Frame 1 (no input): blank canvas, image omitted
Frame 60 (the mouse pressed at the canvas centre just before this capture): blank canvas, image omitted
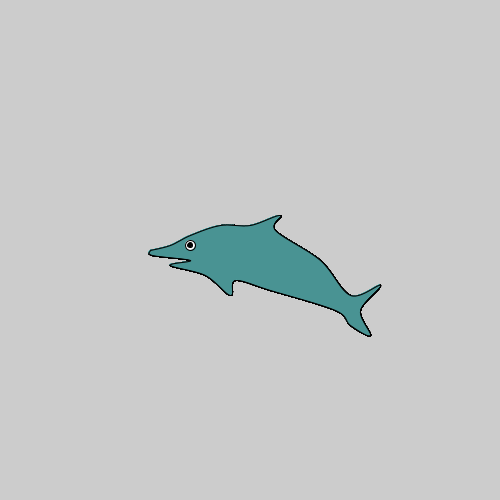
Frame 120 (the mouse held since frame 60 and released just before this capture)

The Processing sketch whose frames 1 and 60 were blank and that drew this single picture after the mouse press (run headless with seeded random() and noise(); from frame 60 on, the mouse is pressed at the canvas centre):

// Processing sketch: processing_37568
// ── processing_37568.pde

void setup() {
  size (500, 500);
  noStroke();
  smooth();
  colorMode (HSB, 500);
}


void draw() {
  if (mousePressed == true) {
    rubberStamp(mouseX-100, mouseY, mouseX);
  }
}

void rubberStamp (int x, int y, int colors) {
  stroke (0);
  fill (mouseX, mouseY, random (colors, 500));
  strokeWeight(1);

  //dolphin
  beginShape();
  curveVertex (x, y);
  curveVertex (x, y);
  curveVertex (x+20, y-5); 
  curveVertex (x+40, y-15);
  curveVertex (x+70, y-25); 
  //topfin
  curveVertex (x+100, y-25); 
  curveVertex (x+130, y-35); 
  curveVertex (x+125, y-20); 
  //upperbody
  curveVertex (x+170, y+10);
  //tail
  curveVertex (x+200, y+45); 
  curveVertex (x+230, y+35);
  curveVertex (x+210, y+60);
  curveVertex (x+220, y+85);
  curveVertex (x+200, y+75);
  curveVertex (x+185, y+60);
  //lowerbody
  curveVertex (x+120, y+40);
  //flipper
  curveVertex (x+85, y+30);
  curveVertex (x+80, y+45);
  curveVertex (x+55, y+25);
  curveVertex (x+20, y+15);
  curveVertex (x+40, y+10);
  curveVertex (x+2, y+5);
  curveVertex (x, y);
  curveVertex (x, y);
  endShape();

  //eyeballs
  fill(500);
  ellipse (x+40, y-5, 10, 10);
  fill(0);
  ellipse (x+40, y-5, 5, 5);
}


                
                                                                                                
